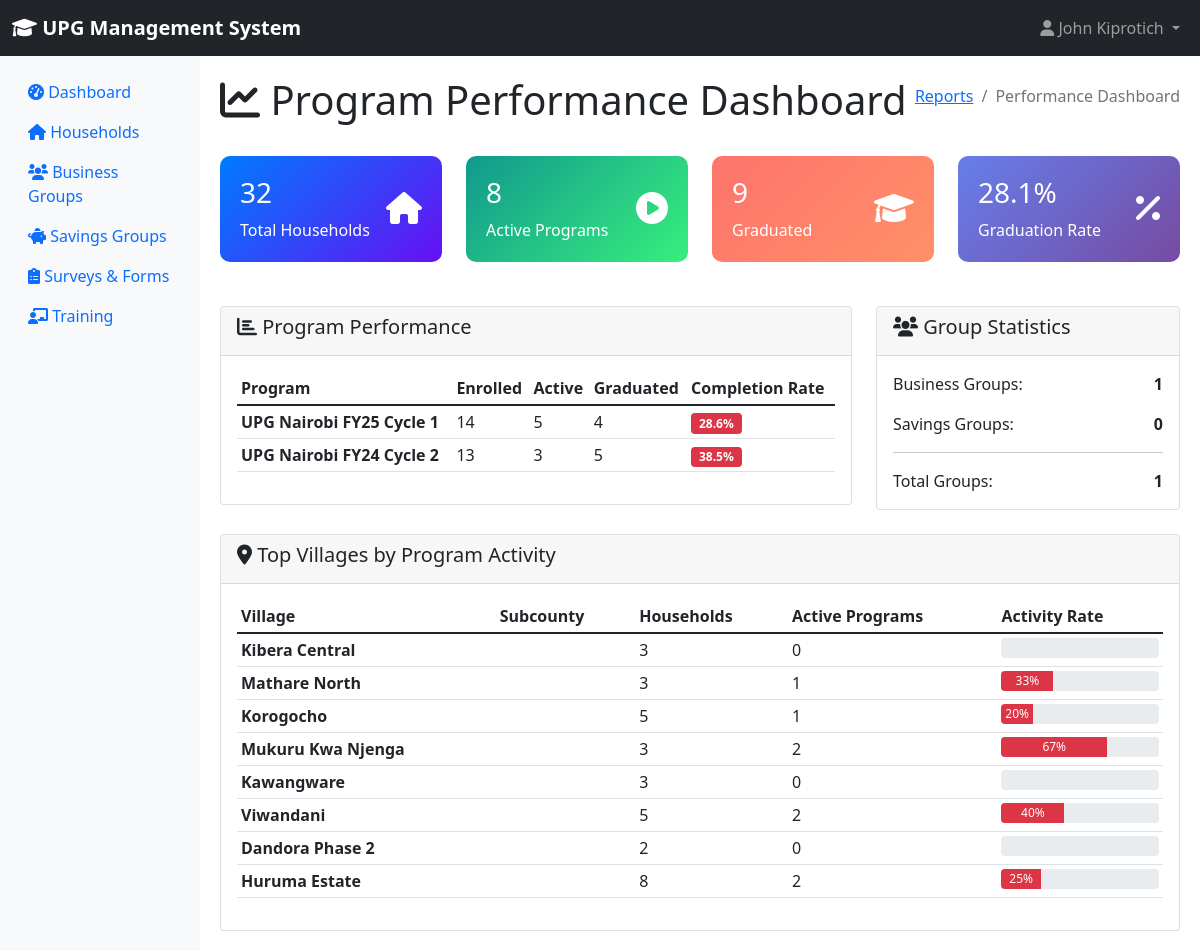
The page /reports/performance-dashboard/ (signed in) on the database its author committed.
### accounts/models.py (models this page shows, shortened)
class User(AbstractUser):
    ROLE_CHOICES = [
        ('county_executive', 'County Executive (CECM & Governor)'),
        ('county_assembly', 'County Assembly Member'),
        ('ict_admin', 'ICT Administrator'),
        ('me_staff', 'M&E Staff'),
        ('field_associate', 'Field Associate/Mentor Supervisor'),
        ('mentor', 'Mentor'),
        ('beneficiary', 'Beneficiary'),
    ]
    email = models.EmailField(unique=True)
    role = models.CharField(max_length=20, choices=ROLE_CHOICES, default='mentor')
    phone_number = models.CharField(max_length=15, blank=True)
    office = models.CharField(max_length=100, blank=True)
    country = models.CharField(max_length=50, default='Kenya')
    is_active = models.BooleanField(default=True)
    created_at = models.DateTimeField(auto_now_add=True)
    updated_at = models.DateTimeField(auto_now=True)
    class Meta:
        db_table = 'upg_users'

### core/models.py (models this page shows, shortened)
class Program(models.Model):
    PROGRAM_STATUS_CHOICES = [
        ('planning', 'Planning'),
        ('active', 'Active'),
        ('completed', 'Completed'),
        ('suspended', 'Suspended'),
    ]
    name = models.CharField(max_length=100)
    cycle = models.CharField(max_length=20)  # e.g., FY25C1
    country = models.CharField(max_length=50, default='Kenya')
    office = models.CharField(max_length=100)
    start_date = models.DateField()
    end_date = models.DateField()
    status = models.CharField(max_length=20, choices=PROGRAM_STATUS_CHOICES, default='planning')
    target_households = models.IntegerField(default=0)
    target_villages = models.IntegerField(default=0)
    created_at = models.DateTimeField(auto_now_add=True)
    updated_at = models.DateTimeField(auto_now=True)
    class Meta:
        db_table = 'upg_programs'

class Village(models.Model):
    name = models.CharField(max_length=100)
    subcounty_obj = models.ForeignKey(SubCounty, on_delete=models.CASCADE, related_name='villages', null=True, blank=True)
    saturation = models.CharField(max_length=50, blank=True)  # Coverage level
    qualified_hhs_per_village = models.IntegerField(default=0)
    country = models.CharField(max_length=50, default='Kenya')
    distance_to_market = models.IntegerField(default=0, help_text="Distance to market in kilometers")
    is_program_area = models.BooleanField(default=True, help_text="Whether this village is in a program target area")
    created_at = models.DateTimeField(auto_now_add=True)
    @property
    def subcounty(self):
        return self.subcounty_obj.name if self.subcounty_obj else ""
    class Meta:
        db_table = 'upg_villages'

### reports/views.py (the view)
# urls.py: path('performance-dashboard/', views.performance_dashboard, name='performance_dashboard'),
@login_required
def performance_dashboard(request):
    total_households = Household.objects.count()
    active_programs = HouseholdProgram.objects.filter(participation_status='active').count()
    graduated_programs = HouseholdProgram.objects.filter(participation_status='graduated').count()
    total_business_groups = BusinessGroup.objects.count()
    total_savings_groups = BusinessSavingsGroup.objects.count()
    program_stats = []
    from core.models import Program
    for program in Program.objects.all():
        enrolled = HouseholdProgram.objects.filter(program=program).count()
        active = HouseholdProgram.objects.filter(program=program, participation_status='active').count()
        graduated = HouseholdProgram.objects.filter(program=program, participation_status='graduated').count()
        program_stats.append({
            'name': program.name,
            'enrolled': enrolled,
            'active': active,
            'graduated': graduated,
            'completion_rate': (graduated / enrolled * 100) if enrolled > 0 else 0
        })
    from core.models import Village
    geographic_stats = []
    for village in Village.objects.all()[:10]:  # Top 10 villages
        household_count = Household.objects.filter(village=village).count()
        active_count = HouseholdProgram.objects.filter(
            household__village=village,
            participation_status='active'
        ).count()
        geographic_stats.append({
            'village': village.name,
            'subcounty': village.subcounty,
            'households': household_count,
            'active_programs': active_count
        })
    context = {
        'page_title': 'Program Performance Dashboard',
        'total_households': total_households,
        'active_programs': active_programs,
        'graduated_programs': graduated_programs,
        'total_business_groups': total_business_groups,
        'total_savings_groups': total_savings_groups,
        'program_stats': program_stats,
        'geographic_stats': geographic_stats,
        'graduation_rate': (graduated_programs / total_households * 100) if total_households > 0 else 0,
    }
    return render(request, 'reports/performance_dashboard.html', context)

### templates/reports/performance_dashboard.html (shortened to what this page needs)
{% extends 'base.html' %}
{% block content %}
<div class="d-flex justify-content-between align-items-center mb-4">
    <h1><i class="fas fa-chart-line"></i> {{ page_title }}</h1>
    <nav aria-label="breadcrumb">
        <ol class="breadcrumb">
            <li class="breadcrumb-item"><a href="{% url 'reports:report_list' %}">Reports</a></li>
            <li class="breadcrumb-item active">Performance Dashboard</li>
        </ol>
    </nav>
</div>
<div class="row mb-4">
    <div class="col-md-3">
        <div class="stat-card stat-card-blue">
            <div class="d-flex justify-content-between">
                <div>
                    <h3>{{ total_households }}</h3>
                    <p class="mb-0">Total Households</p>
                </div>
                <div class="align-self-center">
                    <i class="fas fa-home fa-2x"></i>
                </div>
            </div>
        </div>
    </div>
    <div class="col-md-3">
        <div class="stat-card stat-card-green">
            <div class="d-flex justify-content-between">
                <div>
                    <h3>{{ active_programs }}</h3>
                    <p class="mb-0">Active Programs</p>
                </div>
                <div class="align-self-center">
                    <i class="fas fa-play-circle fa-2x"></i>
                </div>
            </div>
        </div>
    </div>
    <div class="col-md-3">
        <div class="stat-card stat-card-orange">
            <div class="d-flex justify-content-between">
                <div>
                    <h3>{{ graduated_programs }}</h3>
                    <p class="mb-0">Graduated</p>
                </div>
                <div class="align-self-center">
                    <i class="fas fa-graduation-cap fa-2x"></i>
                </div>
            </div>
        </div>
    </div>
    <div class="col-md-3">
        <div class="stat-card stat-card-purple">
            <div class="d-flex justify-content-between">
                <div>
                    <h3>{{ graduation_rate|floatformat:1 }}%</h3>
                    <p class="mb-0">Graduation Rate</p>
                </div>
                <div class="align-self-center">
                    <i class="fas fa-percentage fa-2x"></i>
                </div>
            </div>
        </div>
    </div>
</div>
<div class="row mb-4">
    <div class="col-md-8">
        <div class="card">
            <div class="card-header">
                <h5><i class="fas fa-chart-bar"></i> Program Performance</h5>
            </div>
            <div class="card-body">
                <div class="table-responsive">
                    <table class="table table-sm">
                        <thead>
                            <tr>
                                <th>Program</th>
                                <th>Enrolled</th>
                                <th>Active</th>
                                <th>Graduated</th>
                                <th>Completion Rate</th>
                            </tr>
                        </thead>
                        <tbody>
                            {% for stat in program_stats %}
                            <tr>
                                <td><strong>{{ stat.name }}</strong></td>
                                <td>{{ stat.enrolled }}</td>
                                <td>{{ stat.active }}</td>
                                <td>{{ stat.graduated }}</td>
                                <td>
                                    <span class="badge bg-{% if stat.completion_rate >= 80 %}success{% elif stat.completion_rate >= 50 %}warning{% else %}danger{% endif %}">
                                        {{ stat.completion_rate|floatformat:1 }}%
                                    </span>
                                </td>
                            </tr>
                            {% empty %}
                            <tr>
                                <td colspan="5" class="text-center text-muted">No programs found</td>
                            </tr>
                            {% endfor %}
                        </tbody>
                    </table>
                </div>
            </div>
        </div>
    </div>
    <div class="col-md-4">
        <div class="card">
            <div class="card-header">
                <h5><i class="fas fa-users"></i> Group Statistics</h5>
            </div>
            <div class="card-body">
                <div class="d-flex justify-content-between mb-3">
                    <span>Business Groups:</span>
                    <strong>{{ total_business_groups }}</strong>
                </div>
                <div class="d-flex justify-content-between mb-3">
                    <span>Savings Groups:</span>
                    <strong>{{ total_savings_groups }}</strong>
                </div>
                <hr>
                <div class="d-flex justify-content-between">
                    <span>Total Groups:</span>
                    <strong>{{ total_business_groups|add:total_savings_groups }}</strong>
                </div>
            </div>
        </div>
    </div>
</div>
<div class="card">
    <div class="card-header">
        <h5><i class="fas fa-map-marker-alt"></i> Top Villages by Program Activity</h5>
    </div>
    <div class="card-body">
        <div class="table-responsive">
            <table class="table table-sm">
                <thead>
                    <tr>
                        <th>Village</th>
                        <th>Subcounty</th>
                        <th>Households</th>
                        <th>Active Programs</th>
                        <th>Activity Rate</th>
                    </tr>
                </thead>
                <tbody>
                    {% for stat in geographic_stats %}
                    <tr>
                        <td><strong>{{ stat.village }}</strong></td>
                        <td>{{ stat.subcounty }}</td>
                        <td>{{ stat.households }}</td>
                        <td>{{ stat.active_programs }}</td>
                        <td>
                            {% widthratio stat.active_programs stat.households 100 as activity_rate %}
                            <div class="progress" style="height: 20px;">
                                <div class="progress-bar bg-{% if activity_rate >= 80 %}success{% elif activity_rate >= 50 %}warning{% else %}danger{% endif %}"
                                     role="progressbar" style="width: {{ activity_rate }}%">
                                    {{ activity_rate }}%
                                </div>
                            </div>
                        </td>
                    </tr>
                    {% empty %}
                    <tr>
                        <td colspan="5" class="text-center text-muted">No village data found</td>
                    </tr>
                    {% endfor %}
                </tbody>
            </table>
        </div>
    </div>
</div>
{% endblock %}

### templates/base.html (shortened to what this page needs)
<!DOCTYPE html>
<html lang="en">
<head>
    <link href="https://cdn.jsdelivr.net/npm/bootstrap@5.1.3/dist/css/bootstrap.min.css" rel="stylesheet">
    <link href="https://cdnjs.cloudflare.com/ajax/libs/font-awesome/6.0.0/css/all.min.css" rel="stylesheet">
</head>
<body>
    <nav class="navbar navbar-expand-lg navbar-dark bg-dark">
        <div class="container-fluid">
            <a class="navbar-brand" href="{% url 'dashboard:dashboard' %}">
                <i class="fas fa-graduation-cap"></i> UPG Management System
            </a>
            {% if user.is_authenticated %}
            <div class="navbar-nav ms-auto">
                <div class="nav-item dropdown">
                    <a class="nav-link dropdown-toggle" href="#" role="button" data-bs-toggle="dropdown">
                        <i class="fas fa-user"></i> {{ user.get_full_name|default:user.username }}
                    </a>
                </div>
            </div>
            {% endif %}
        </div>
    </nav>
    <div class="container-fluid">
        <div class="row">
            {% if user.is_authenticated %}
            <nav class="col-md-2 d-none d-md-block sidebar">
                <div class="sidebar-sticky pt-3">
                    <ul class="nav flex-column">
                        <li class="nav-item">
                            <a class="nav-link {% if request.resolver_match.url_name == 'dashboard' %}active{% endif %}"
                               href="{% url 'dashboard:dashboard' %}">
                                <i class="fas fa-tachometer-alt"></i> Dashboard
                            </a>
                        </li>
                        {% if perms.can_view_households %}
                        <li class="nav-item">
                            <a class="nav-link" href="{% url 'households:household_list' %}">
                                <i class="fas fa-home"></i> Households
                            </a>
                        </li>
                        {% endif %}
                        {% if perms.can_view_business_groups %}
                        <li class="nav-item">
                            <a class="nav-link" href="{% url 'business_groups:group_list' %}">
                                <i class="fas fa-users"></i> Business Groups
                            </a>
                        </li>
                        {% endif %}
                        {% if perms.can_view_savings_groups %}
                        <li class="nav-item">
                            <a class="nav-link" href="{% url 'savings_groups:savings_list' %}">
                                <i class="fas fa-piggy-bank"></i> Savings Groups
                            </a>
                        </li>
                        {% endif %}
                        {% if perms.can_view_surveys %}
                        <li class="nav-item">
                            <a class="nav-link" href="{% url 'surveys:survey_list' %}">
                                <i class="fas fa-clipboard-list"></i> Surveys & Forms
                            </a>
                        </li>
                        {% endif %}
                        {% if perms.can_view_training %}
                        <li class="nav-item">
                            <a class="nav-link" href="{% url 'training:training_list' %}">
                                <i class="fas fa-chalkboard-teacher"></i> Training
                            </a>
                        </li>
                        {% endif %}
                    </ul>
                </div>
            </nav>
            {% endif %}
            <main role="main" class="{% if user.is_authenticated %}col-md-10 ml-sm-auto{% else %}col-12{% endif %} content-wrapper">
                {% block content %}{% endblock %}
            </main>
        </div>
    </div>
</body>
</html>

### rows shown on the page
User: get_full_name "John Kiprotich"
Program: name "UPG Nairobi FY25 Cycle 1"
Program: name "UPG Nairobi FY24 Cycle 2"
Village: village "Kibera Central"
Village: village "Mathare North"
Village: village "Korogocho"
Village: village "Mukuru Kwa Njenga"
Village: village "Kawangware"
Village: village "Viwandani"
Village: village "Dandora Phase 2"
Village: village "Huruma Estate"

### other values the page prints
{{ page_title }} "Program Performance Dashboard"
{{ total_households }} "32"
{{ active_programs }} "8"
{{ graduated_programs }} "9"
{{ graduation_rate|floatformat:1 }} "28.1"
{{ stat.enrolled }} "14" "13"
{{ stat.active }} "5" "3"
{{ stat.graduated }} "4" "5"
{{ stat.completion_rate|floatformat:1 }} "28.6" "38.5"
{{ total_business_groups }} "1"
{{ total_savings_groups }} "0"
{{ total_business_groups|add:total_savings_groups }} "1"
{{ stat.households }} "3" "3" "5" "3" "3" "5" "2" "8"
{{ stat.active_programs }} "0" "1" "1" "2" "0" "2" "0" "2"
{{ activity_rate }} "33" "20" "67" "40" "25"
